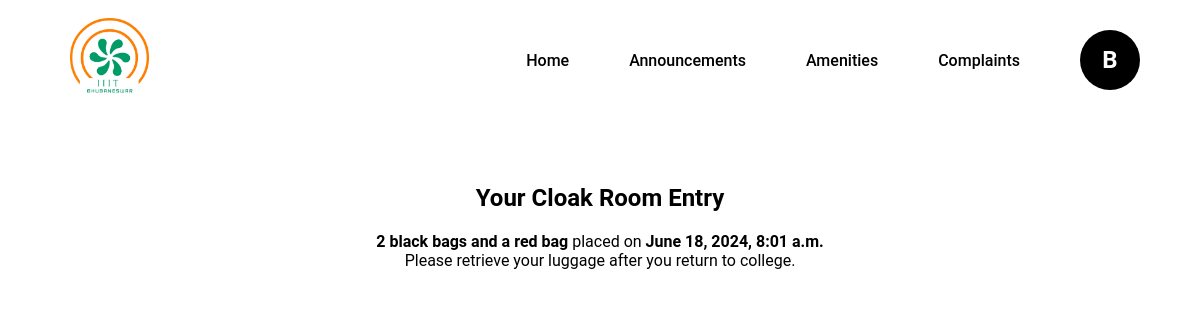
The page /cloak_room/view/ (signed in) on the database its author committed.
### users/models.py (models this page shows, shortened)
class CloakRoomEntry(models.Model):
    student = models.ForeignKey(User, on_delete=models.CASCADE)    #, limit_choices_to={'groups__name': 'Students'}
    items = models.TextField()
    date_time_stored = models.DateTimeField(default=timezone.now)

### users/views.py (the view)
# urls.py: path('cloak_room/view/', views.view_cloak_room_entry, name='view_cloak_room_entry'),
@login_required
def view_cloak_room_entry(request):
    entries = CloakRoomEntry.objects.filter(student=request.user)
    return render(request, 'cloak_room/view_cloak_room_entry.html', {'entries': entries})

### users/context_processors.py (called while the page is built)
def cloak_room_settings(request):
    settings = CloakRoomSettings.objects.first()
    return {
        'settings': settings
    }

### users/templates/cloak_room/view_cloak_room_entry.html
{% extends "base.html" %}
{% block content %}
{% load static %}
<link rel="stylesheet" href="{% static 'css/cloak_room_styles.css' %}">
  <h2 class="text-center">Your Cloak Room Entry</h2>
  <ul class="text-center">
    {% for entry in entries %}
      <li><strong>{{ entry.items }}</strong> placed on <strong>{{ entry.date_time_stored }}</strong></li>
      <p class="text-center">Please retrieve your luggage after you return to college.</p>
    {% endfor %}
  </ul>
{% endblock %}

### users/templates/base.html (shortened to what this page needs)
{% load static %}
<!DOCTYPE html>
<html lang="en">
<head>
    <link rel="stylesheet" href="{% static 'css/dashboard_styles.css' %}">
    <link rel="stylesheet" href="https://cdnjs.cloudflare.com/ajax/libs/font-awesome/6.0.0-beta3/css/all.min.css">
</head>
<body>
  <nav>
    <div class="logo">
        <img src="{% static 'images/home_logo.png' %}" alt="Logo">
    </div>
    <ul class="nav-links">
        <li><a href="{% url 'student_dashboard' %}">Home</a></li>
        <li><a href="{% url 'student_notice_list' %}">Announcements</a></li>
        <li class="dropdown">
            <a href="#">Amenities</a>
        </li>
        <li><a href="{% url 'student_complaints_list' %}">Complaints</a></li>
        <li class="profile dropdown">
            <a href="#" id="profileDropdown" role="button">
                <div class="profile-initial">{{ request.user.username|slice:":1"|capfirst }}</div>
            </a>
        </li>
    </ul>
</nav>
<div class="container mt-4">
    {% block content %}
    {% endblock %}
</div>
</body>
</html>

### static/css/dashboard_styles.css (style rules this page uses)
* { margin: 0; padding: 0; box-sizing: border-box; }
body { font-family: 'Roboto', sans-serif; }
nav { display: flex; align-items: center; justify-content: space-between; background-color: white; padding: 0 20px; width: 100%; height: 120px; margin: 0 ; }
.logo img { height: 80px; margin-left: 50px; }
.nav-links { list-style: none; display: flex; flex: 1; justify-content: flex-end; align-items: center; }
.nav-links li { position: relative; margin-right: 20px; }
.nav-links a { font-size: 16px; font-weight: 550; color: black; text-decoration: none; padding: 15px 20px; display: block; }
.profile { display: flex; align-items: center; cursor: pointer; }
.profile-initial { width: 60px; height: 60px; background-color: black; color: white; display: flex; align-items: center; justify-content: center; border-radius: 50%; font-size: 24px; font-weight: bold; }

### static/css/cloak_room_styles.css (style rules this page uses)
.container { margin-top: 4rem; }
h2 { text-align: center; margin-bottom: 20px; }
.text-center { text-align: center; }
.mt-4 { margin-top: 4rem !important; }

### rows shown on the page
CloakRoomEntry: items "2 black bags and a red bag", date_time_stored "June 18, 2024, 8:01 a.m."

### other values the page prints
{{ request.user.username|slice:":1"|capfirst }} "B"
